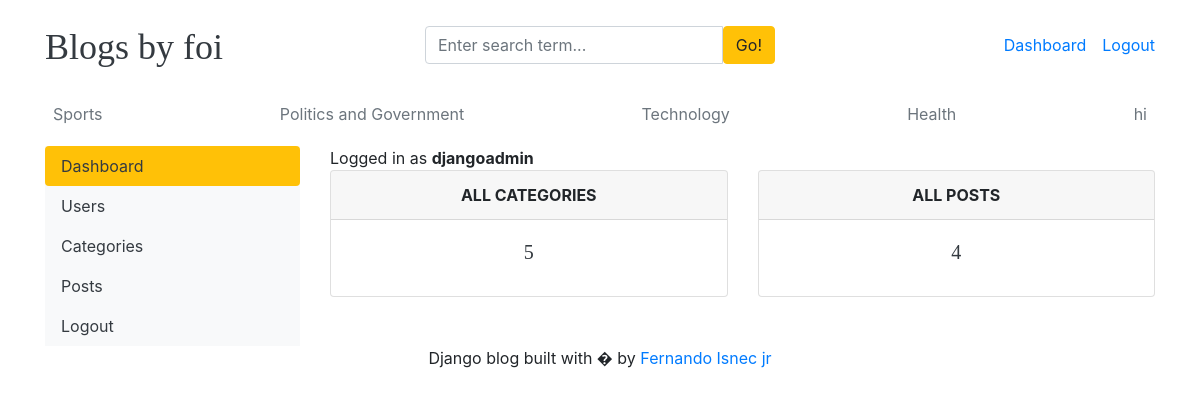
The page /dashboard/ (signed in) on the database its author committed.
### blogs/models.py (models this page shows, shortened)
class Category(models.Model):
    category_name =models.CharField(max_length=50,unique=True)
    created_at = models.DateTimeField(auto_now_add=True)
    updated_at =models.DateTimeField(auto_now=True)
    class Meta:
        verbose_name_plural ='categories'

### dashboards/views.py (the view)
# urls.py: path('dashboard/',include('dashboards.urls')),
@login_required(login_url ='login')
def dashboard(request):
    category_count = Category.objects.all().count()
    blogs_count = Blog.objects.all().count()
    context = {
        'category_count': category_count,
        'blogs_count': blogs_count,
    }
    return render (request, 'dashboard/dashboard.html',context)

### blogs/context_processors.py (called while the page is built)
def get_categories(request):
    categories = Category.objects.all()
    return dict(categories = categories)

def get_social_links(request):
    social_links = SocialLink.objects.all
    return dict(social_links = social_links)

### templates/dashboard/dashboard.html
 {% extends 'base.html' %}
 {% block content %}
 <div class = "row">
{% include 'dashboard/sidebar.html' %}
 <div class = "col-md-9">
    <span>Logged in as <b>{{user}}</b> </span>
    <div class = "row">
        <div class = "col">
            <div class = "card border-default mb-3">
                <div class ="card-header text-center text-uppercase font-weight-bold">All Categories</div>
                <div class = "card-body text-dark ">
                    <h5 class = "card-title text-center">{{category_count}}</h5>
                </div>
            </div>
        </div>
        <div class = "col">
            <div class = "card border-default mb-3">
                <div class ="card-header text-center text-uppercase font-weight-bold">All Posts</div>
                <div class = "card-body text-dark ">
                    <h5 class = "card-title text-center">{{blogs_count}}</h5>
                </div>
            </div>
        </div>
    </div>
</div>
</div>
 {% endblock %}

### templates/base.html (shortened to what this page needs)
{% load static %}
<!DOCTYPE html>
<html lang="en">
<head>
    <link href="https://getbootstrap.com/docs/4.0/dist/css/bootstrap.min.css" rel="stylesheet">
    <link href="{% static 'css/blog.css' %}" rel="stylesheet">
    <link rel="stylesheet" href="https://cdnjs.cloudflare.com/ajax/libs/font-awesome/4.7.0/css/font-awesome.min.css">
  </head>
<body>
    <div class="container">
      <header class="blog-header py-3">
        <div class="row flex-nowrap justify-content-between align-items-center">
          <div class="col-4 pt-1">
            <a class="blog-header-logo text-dark" href="/">Blogs by foi</a>
          </div>
        <div class = "col-4">
          <form action ="{% url 'search' %}" method = "GET">
            <div class="input-group">
              <input class="form-control" type="text" name ="keyword" value = "{{keyword}}" placeholder="Enter search term..." aria-label="Enter search term..." aria-describedby="button-search" />
              <button type = "submit" class="btn btn-warning" id="button-search" type="button">Go!</button>
          </div>
        </form>
      </div>
      <div class="col-4 d-flex justify-content-end align-items-center">
        {% if  not user.is_authenticated %}
            <a class="btn btn-sm btn-warning" href="{% url 'login' %}">Login </a> &nbsp;
            <a class="btn btn-sm btn-outline-secondary" href="{% url 'register'%}">Register</a>
            {% else %}
            <span><a href = "{% url 'dashboard' %}">Dashboard</a></span>
            <span ><a href ="{% url 'logout' %}">Logout</a></span>
            {% endif %}
          </div>
        </div>
      </header>
      <div class="nav-scroller py-1 mb-2">
        <nav class="nav d-flex justify-content-between">
          {% for cat in  categories %}
          <a class="p-2 text-muted" href= "{% url 'posts_by_category' cat.id %}">{{ cat.category_name }}</a>
          {% endfor %}
        </nav>
    </div>
{%block content%}
{% endblock %}
<div>
  <footer class="blog-footer ">
    <p>Django blog built with � by <a href="#">Fernando Isnec jr </a></p>
   </footer>
  </div>
</body>
</html>

### blog_main/static/css/blog.css (style rules this page uses)
.blog-header-logo { font-family: "Playfair Display", Georgia, "Times New Roman", serif; font-size: 2.25rem; }
h1, h2, h3, h4, h5, h6 { font-family: "Playfair Display", Georgia, "Times New Roman", serif; }

### templates/base.html (style rules this page uses)
footer { text-align: center; }

### rows shown on the page
Category: category_name "Sports"
Category: category_name "Politics and Government"
Category: category_name "Technology"
Category: category_name "Health"
Category: category_name "hi"

### other values the page prints
{{ user }} "djangoadmin"
{{ category_count }} "5"
{{ blogs_count }} "4"
